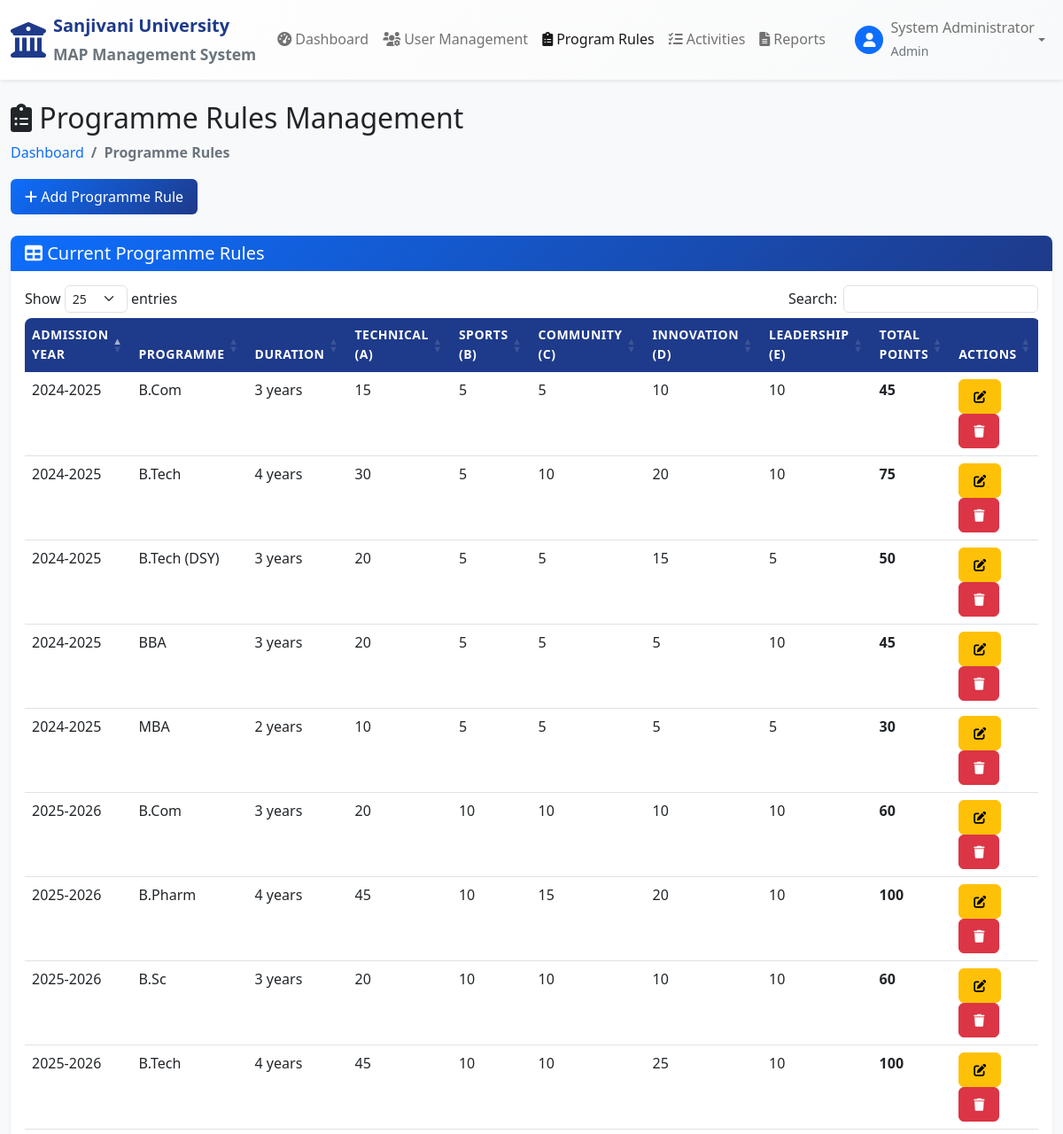
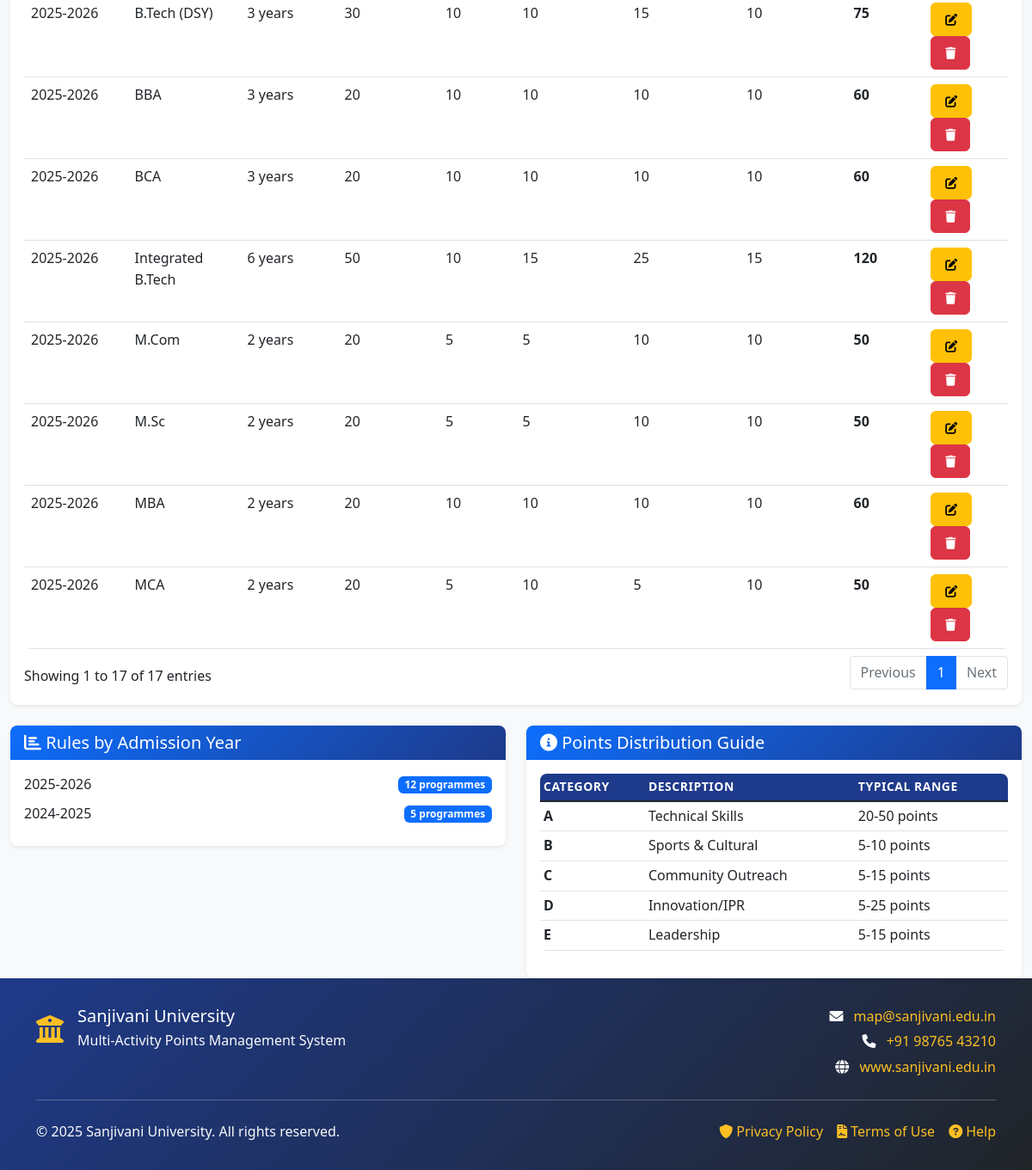
Page /admin/program_rules.php (signed in) on the committed database (2 pictures, top to bottom).
### tables this page shows
CREATE TABLE programme_rules (
        id INTEGER PRIMARY KEY AUTOINCREMENT,
        admission_year VARCHAR(9) NOT NULL,
        programme VARCHAR(50) NOT NULL,
        duration INTEGER NOT NULL,
        technical INTEGER NOT NULL,
        sports_cultural INTEGER NOT NULL,
        community_outreach INTEGER NOT NULL,
        innovation INTEGER NOT NULL,
        leadership INTEGER NOT NULL,
        total_points INTEGER NOT NULL
    );

### config/database.php (called while the page is built, shortened)
<?php
class Database {
    private $connection;
    private $db_path;
    public function __construct() {
        $this->db_path = __DIR__ . '/../database/map_management.db';
    }
    private function connect() {
        try {
            $db_dir = dirname($this->db_path);
            $this->connection = new PDO('sqlite:' . $this->db_path);
            $this->connection->setAttribute(PDO::ATTR_ERRMODE, PDO::ERRMODE_EXCEPTION);
            $this->connection->setAttribute(PDO::ATTR_DEFAULT_FETCH_MODE, PDO::FETCH_ASSOC);
        } catch (PDOException $e) {
            die('Database connection failed: ' . $e->getMessage());
        }
    }
    public function query($sql, $params = []) {
        try {
            $stmt = $this->connection->prepare($sql);
            $stmt->execute($params);
            return $stmt;
        } catch (PDOException $e) {
            error_log('Database query error: ' . $e->getMessage());
            throw $e;
        }
    }
    public function fetchAll($sql, $params = []) {
        return $this->query($sql, $params)->fetchAll();
    }
}
?>

### admin/program_rules.php (the view, shortened to what this page needs)
<?php
require_once '../config/database.php';
$db = new Database();
$programme_rules = $db->fetchAll("SELECT * FROM programme_rules ORDER BY admission_year DESC, programme");
include '../includes/header.php';
include '../includes/navbar.php';
?>
<div class="container-fluid mt-4">
    <div class="row">
        <div class="col-12">
            <h2><i class="fas fa-clipboard-list"></i> Programme Rules Management</h2>
            <nav aria-label="breadcrumb">
                <ol class="breadcrumb">
                    <li class="breadcrumb-item"><a href="dashboard.php">Dashboard</a></li>
                    <li class="breadcrumb-item active">Programme Rules</li>
                </ol>
            </nav>
        </div>
    </div>
    <div class="row mb-4">
        <div class="col-12">
            <button class="btn btn-primary" data-bs-toggle="modal" data-bs-target="#addRuleModal">
                <i class="fas fa-plus"></i> Add Programme Rule
            </button>
        </div>
    </div>
    <div class="card">
        <div class="card-header">
            <h5><i class="fas fa-table"></i> Current Programme Rules</h5>
        </div>
        <div class="card-body">
            <?php if ($programme_rules): ?>
                <div class="table-responsive">
                    <table class="table table-hover" id="rulesTable">
                        <thead>
                            <tr>
                                <th>Admission Year</th>
                                <th>Programme</th>
                                <th>Duration</th>
                                <th>Technical (A)</th>
                                <th>Sports (B)</th>
                                <th>Community (C)</th>
                                <th>Innovation (D)</th>
                                <th>Leadership (E)</th>
                                <th>Total Points</th>
                                <th>Actions</th>
                            </tr>
                        </thead>
                        <tbody>
                            <?php foreach ($programme_rules as $rule): ?>
                            <tr>
                                <td><?php echo htmlspecialchars($rule['admission_year']); ?></td>
                                <td><?php echo htmlspecialchars($rule['programme']); ?></td>
                                <td><?php echo $rule['duration']; ?> years</td>
                                <td><?php echo $rule['technical']; ?></td>
                                <td><?php echo $rule['sports_cultural']; ?></td>
                                <td><?php echo $rule['community_outreach']; ?></td>
                                <td><?php echo $rule['innovation']; ?></td>
                                <td><?php echo $rule['leadership']; ?></td>
                                <td><strong><?php echo $rule['total_points']; ?></strong></td>
                                <td>
                                    <button class="btn btn-sm btn-warning" onclick="editRule(<?php echo htmlspecialchars(json_encode($rule)); ?>)">
                                        <i class="fas fa-edit"></i>
                                    </button>
                                    <button class="btn btn-sm btn-danger" onclick="deleteRule(<?php echo $rule['id']; ?>)">
                                        <i class="fas fa-trash"></i>
                                    </button>
                                </td>
                            </tr>
                            <?php endforeach; ?>
                        </tbody>
                    </table>
                </div>
            <?php endif; ?>
        </div>
    </div>
    <div class="row mt-4">
        <div class="col-md-6">
            <div class="card">
                <div class="card-header">
                    <h5><i class="fas fa-chart-bar"></i> Rules by Admission Year</h5>
                </div>
                <div class="card-body">
                    <?php
                    $year_summary = [];
                    foreach ($programme_rules as $rule) {
                        if (!isset($year_summary[$rule['admission_year']])) {
                            $year_summary[$rule['admission_year']] = 0;
                        }
                        $year_summary[$rule['admission_year']]++;
                    }
                    ?>
                    <?php foreach ($year_summary as $year => $count): ?>
                    <div class="d-flex justify-content-between align-items-center mb-2">
                        <span><?php echo htmlspecialchars($year); ?></span>
                        <span class="badge bg-primary"><?php echo $count; ?> programmes</span>
                    </div>
                    <?php endforeach; ?>
                </div>
            </div>
        </div>
        <div class="col-md-6">
            <div class="card">
                <div class="card-header">
                    <h5><i class="fas fa-info-circle"></i> Points Distribution Guide</h5>
                </div>
                <div class="card-body">
                    <div class="table-responsive">
                        <table class="table table-sm">
                            <thead>
                                <tr>
                                    <th>Category</th>
                                    <th>Description</th>
                                    <th>Typical Range</th>
                                </tr>
                            </thead>
                            <tbody>
                                <tr>
                                    <td><strong>A</strong></td>
                                    <td>Technical Skills</td>
                                    <td>20-50 points</td>
                                </tr>
                                <tr>
                                    <td><strong>B</strong></td>
                                    <td>Sports & Cultural</td>
                                    <td>5-10 points</td>
                                </tr>
                                <tr>
                                    <td><strong>C</strong></td>
                                    <td>Community Outreach</td>
                                    <td>5-15 points</td>
                                </tr>
                                <tr>
                                    <td><strong>D</strong></td>
                                    <td>Innovation/IPR</td>
                                    <td>5-25 points</td>
                                </tr>
                                <tr>
                                    <td><strong>E</strong></td>
                                    <td>Leadership</td>
                                    <td>5-15 points</td>
                                </tr>
                            </tbody>
                        </table>
                    </div>
                </div>
            </div>
        </div>
    </div>
</div>
<link rel="stylesheet" type="text/css" href="https://cdn.datatables.net/1.11.5/css/dataTables.bootstrap5.min.css">
<?php include '../includes/footer.php'; ?>

### assets/css/style.css (style rules this page uses)
:root { --primary-color: #0d6efd; --secondary-color: #6c757d; --success-color: #198754; --danger-color: #dc3545; --warning-color: #ffc107; --info-color: #0dcaf0; --light-color: #f8f9fa; --dark-color: #212529; --university-blue: #1e3a8a; --university-gold: #fbbf24; }
body { font-family: 'Segoe UI', Tahoma, Geneva, Verdana, sans-serif; background-color: var(--light-color); color: var(--dark-color); line-height: 1.6; }
.card { border: none; border-radius: 0.5rem; box-shadow: 0 0.125rem 0.25rem rgba(0, 0, 0, 0.075); transition: all 0.15s ease-in-out; }
.card-header { background: linear-gradient(135deg, var(--primary-color), var(--university-blue)); color: white; border-bottom: none; border-radius: 0.5rem 0.5rem 0 0 !important; font-weight: 600; }
.card-header h5, .card-header h6 { margin-bottom: 0; color: white; }
.badge { font-size: 0.75em; font-weight: 600; border-radius: 0.375rem; padding: 0.35em 0.65em; }
.btn { border-radius: 0.375rem; font-weight: 500; padding: 0.5rem 1rem; transition: all 0.15s ease-in-out; }
.btn-primary { background: linear-gradient(135deg, var(--primary-color), var(--university-blue)); border: none; }
.table { border-radius: 0.5rem; overflow: hidden; }
.table thead th { background-color: var(--university-blue); color: white; border: none; font-weight: 600; text-transform: uppercase; font-size: 0.875rem; letter-spacing: 0.5px; }
.breadcrumb { background: transparent; padding: 0; margin-bottom: 1rem; }
.breadcrumb-item a { color: var(--primary-color); text-decoration: none; font-weight: 500; }
.breadcrumb-item.active { color: var(--secondary-color); font-weight: 600; }
.fade-in-up { animation: fadeInUp 0.6s ease-out; }

### rows in the picture
programme_rules: admission_year "2025-2026", programme "B.Com", duration "3", technical "20", sports_cultural "10", community_outreach "10", innovation "10", leadership "10", total_points "60"
programme_rules: admission_year "2025-2026", programme "B.Pharm", duration "4", technical "45", sports_cultural "10", community_outreach "15", innovation "20", leadership "10", total_points "100"
programme_rules: admission_year "2025-2026", programme "B.Sc", duration "3", technical "20", sports_cultural "10", community_outreach "10", innovation "10", leadership "10", total_points "60"
programme_rules: admission_year "2025-2026", programme "B.Tech", duration "4", technical "45", sports_cultural "10", community_outreach "10", innovation "25", leadership "10", total_points "100"
programme_rules: admission_year "2025-2026", programme "B.Tech (DSY)", duration "3", technical "30", sports_cultural "10", community_outreach "10", innovation "15", leadership "10", total_points "75"
programme_rules: admission_year "2025-2026", programme "BBA", duration "3", technical "20", sports_cultural "10", community_outreach "10", innovation "10", leadership "10", total_points "60"
programme_rules: admission_year "2025-2026", programme "BCA", duration "3", technical "20", sports_cultural "10", community_outreach "10", innovation "10", leadership "10", total_points "60"
programme_rules: admission_year "2025-2026", programme "Integrated B.Tech", duration "6", technical "50", sports_cultural "10", community_outreach "15", innovation "25", leadership "15", total_points "120"
programme_rules: admission_year "2025-2026", programme "M.Com", duration "2", technical "20", sports_cultural "5", community_outreach "5", innovation "10", leadership "10", total_points "50"
programme_rules: admission_year "2025-2026", programme "M.Sc", duration "2", technical "20", sports_cultural "5", community_outreach "5", innovation "10", leadership "10", total_points "50"
programme_rules: admission_year "2025-2026", programme "MBA", duration "2", technical "20", sports_cultural "10", community_outreach "10", innovation "10", leadership "10", total_points "60"
programme_rules: admission_year "2025-2026", programme "MCA", duration "2", technical "20", sports_cultural "5", community_outreach "10", innovation "5", leadership "10", total_points "50"
programme_rules: admission_year "2024-2025", programme "B.Com", duration "3", technical "15", sports_cultural "5", community_outreach "5", innovation "10", leadership "10", total_points "45"
programme_rules: admission_year "2024-2025", programme "B.Tech", duration "4", technical "30", sports_cultural "5", community_outreach "10", innovation "20", leadership "10", total_points "75"
programme_rules: admission_year "2024-2025", programme "B.Tech (DSY)", duration "3", technical "20", sports_cultural "5", community_outreach "5", innovation "15", leadership "5", total_points "50"
programme_rules: admission_year "2024-2025", programme "BBA", duration "3", technical "20", sports_cultural "5", community_outreach "5", innovation "5", leadership "10", total_points "45"
programme_rules: admission_year "2024-2025", programme "MBA", duration "2", technical "10", sports_cultural "5", community_outreach "5", innovation "5", leadership "5", total_points "30"

### other values in the picture
$current_user['name'] "System Administrator"
$current_user['type'] "Admin"
$year "2025-2026"
$count "12"
$year "2024-2025"
$count "5"
